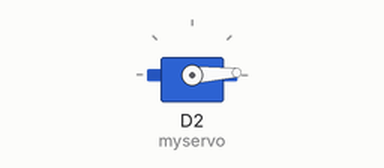
This sketch was run on a simulated ESP8266 (NodeMCU). On the bench: servo.

Above: at 0.05 s.
At 0.7 s:
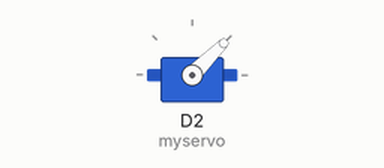
At 1.35 s:
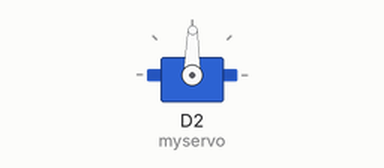
At 2.7 s:
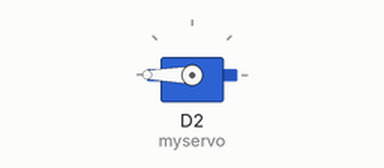
Timing chart, 0 to 6.3 s (numbered marks = the images above):
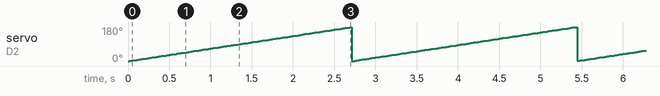

The sketch:

servo.ino
```cpp
#include <Servo.h>

Servo myservo;  // create servo object to control a servo

void setup() {

  myservo.attach(D2);  // attaches the servo on pin 9 to the servo object
}

void loop()
{
  for(int i = 0; i<=180; i++)
  {
    myservo.write(i);                  // sets the servo position according to the scaled value
    delay(15);
  }

}
```

Measured:
- by itself, servo on D2 (myservo): ramps from 0° to 180° and jumps back, once every 2.7 s
